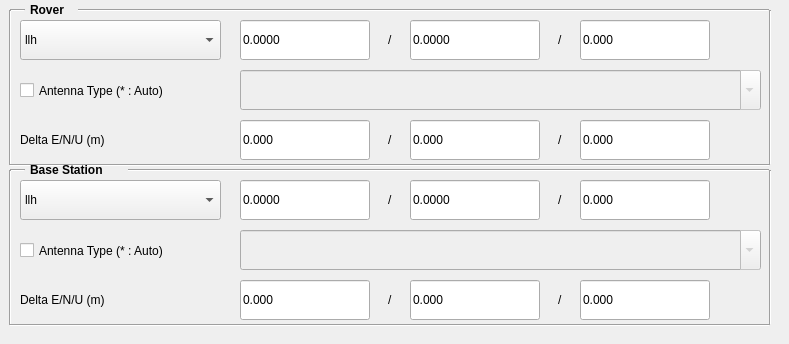
   <widget class="QWidget" name="PositionsTab">
    <attribute name="title">
     <string>Positions</string>
    </attribute>
    <widget class="QLabel" name="label_70">
     <property name="geometry">
      <rect>
       <x>30</x>
       <y>-10</y>
       <width>221</width>
       <height>40</height>
      </rect>
     </property>
     <property name="text">
      <string>&lt;html&gt;&lt;head/&gt;&lt;body&gt;&lt;p&gt;&lt;span style=&quot; font-weight:600;&quot;&gt;Rover&lt;/span&gt;&lt;/p&gt;&lt;/body&gt;&lt;/html&gt;</string>
     </property>
    </widget>
    <widget class="Line" name="line_13">
     <property name="geometry">
      <rect>
       <x>10</x>
       <y>155</y>
       <width>760</width>
       <height>20</height>
      </rect>
     </property>
     <property name="orientation">
      <enum>Qt::Horizontal</enum>
     </property>
    </widget>
    <widget class="Line" name="line_14">
     <property name="geometry">
      <rect>
       <x>760</x>
       <y>10</y>
       <width>20</width>
       <height>155</height>
      </rect>
     </property>
     <property name="orientation">
      <enum>Qt::Vertical</enum>
     </property>
    </widget>
    <widget class="Line" name="line_15">
     <property name="geometry">
      <rect>
       <x>78</x>
       <y>0</y>
       <width>691</width>
       <height>20</height>
      </rect>
     </property>
     <property name="orientation">
      <enum>Qt::Horizontal</enum>
     </property>
    </widget>
    <widget class="Line" name="line_16">
     <property name="geometry">
      <rect>
       <x>10</x>
       <y>0</y>
       <width>15</width>
       <height>20</height>
      </rect>
     </property>
     <property name="orientation">
      <enum>Qt::Horizontal</enum>
     </property>
    </widget>
    <widget class="Line" name="line_17">
     <property name="geometry">
      <rect>
       <x>0</x>
       <y>10</y>
       <width>20</width>
       <height>155</height>
      </rect>
     </property>
     <property name="orientation">
      <enum>Qt::Vertical</enum>
     </property>
    </widget>
    <widget class="QLabel" name="label_71">
     <property name="geometry">
      <rect>
       <x>30</x>
       <y>150</y>
       <width>221</width>
       <height>40</height>
      </rect>
     </property>
     <property name="text">
      <string>&lt;html&gt;&lt;head/&gt;&lt;body&gt;&lt;p&gt;&lt;span style=&quot; font-weight:600;&quot;&gt;Base Station&lt;/span&gt;&lt;/p&gt;&lt;/body&gt;&lt;/html&gt;</string>
     </property>
    </widget>
    <widget class="Line" name="line_18">
     <property name="geometry">
      <rect>
       <x>10</x>
       <y>315</y>
       <width>760</width>
       <height>20</height>
      </rect>
     </property>
     <property name="orientation">
      <enum>Qt::Horizontal</enum>
     </property>
    </widget>
    <widget class="Line" name="line_19">
     <property name="geometry">
      <rect>
       <x>760</x>
       <y>170</y>
       <width>20</width>
       <height>155</height>
      </rect>
     </property>
     <property name="orientation">
      <enum>Qt::Vertical</enum>
     </property>
    </widget>
    <widget class="Line" name="line_20">
     <property name="geometry">
      <rect>
       <x>128</x>
       <y>160</y>
       <width>641</width>
       <height>20</height>
      </rect>
     </property>
     <property name="orientation">
      <enum>Qt::Horizontal</enum>
     </property>
    </widget>
    <widget class="Line" name="line_21">
     <property name="geometry">
      <rect>
       <x>10</x>
       <y>160</y>
       <width>15</width>
       <height>20</height>
      </rect>
     </property>
     <property name="orientation">
      <enum>Qt::Horizontal</enum>
     </property>
    </widget>
    <widget class="Line" name="line_22">
     <property name="geometry">
      <rect>
       <x>0</x>
       <y>170</y>
       <width>20</width>
       <height>155</height>
      </rect>
     </property>
     <property name="orientation">
      <enum>Qt::Vertical</enum>
     </property>
    </widget>
    <widget class="QComboBox" name="RovpostypeBox">
     <property name="geometry">
      <rect>
       <x>20</x>
       <y>20</y>
       <width>201</width>
       <height>40</height>
      </rect>
     </property>
     <property name="editable">
      <bool>false</bool>
     </property>
     <property name="currentIndex">
      <number>0</number>
     </property>
     <property name="frame">
      <bool>true</bool>
     </property>
     <item>
      <property name="text">
       <string>llh</string>
      </property>
     </item>
     <item>
      <property name="text">
       <string>xyz</string>
      </property>
     </item>
     <item>
      <property name="text">
       <string>single</string>
      </property>
     </item>
     <item>
      <property name="text">
       <string>posfile</string>
      </property>
     </item>
     <item>
      <property name="text">
       <string>rinexhead</string>
      </property>
     </item>
     <item>
      <property name="text">
       <string>rtcm</string>
      </property>
     </item>
    </widget>
    <widget class="MyLineEdit" name="Rovpos1Box">
     <property name="geometry">
      <rect>
       <x>240</x>
       <y>20</y>
       <width>130</width>
       <height>40</height>
      </rect>
     </property>
     <property name="text">
      <string>0.0000</string>
     </property>
    </widget>
    <widget class="MyLineEdit" name="Rovpos2Box">
     <property name="geometry">
      <rect>
       <x>410</x>
       <y>20</y>
       <width>130</width>
       <height>40</height>
      </rect>
     </property>
     <property name="text">
      <string>0.0000</string>
     </property>
    </widget>
    <widget class="MyLineEdit" name="Rovpos3Box">
     <property name="geometry">
      <rect>
       <x>580</x>
       <y>20</y>
       <width>130</width>
       <height>40</height>
      </rect>
     </property>
     <property name="text">
      <string>0.000</string>
     </property>
    </widget>
    <widget class="QLabel" name="label_73">
     <property name="geometry">
      <rect>
       <x>388</x>
       <y>20</y>
       <width>16</width>
       <height>40</height>
      </rect>
     </property>
     <property name="text">
      <string>/</string>
     </property>
    </widget>
    <widget class="QLabel" name="label_74">
     <property name="geometry">
      <rect>
       <x>558</x>
       <y>20</y>
       <width>16</width>
       <height>40</height>
      </rect>
     </property>
     <property name="text">
      <string>/</string>
     </property>
    </widget>
    <widget class="QCheckBox" name="RovantCheckBox">
     <property name="geometry">
      <rect>
       <x>20</x>
       <y>70</y>
       <width>191</width>
       <height>41</height>
      </rect>
     </property>
     <property name="text">
      <string>Antenna Type (* : Auto)</string>
     </property>
    </widget>
    <widget class="MyComboBox" name="RovanttypeBox">
     <property name="enabled">
      <bool>false</bool>
     </property>
     <property name="geometry">
      <rect>
       <x>240</x>
       <y>70</y>
       <width>521</width>
       <height>40</height>
      </rect>
     </property>
     <property name="editable">
      <bool>true</bool>
     </property>
     <property name="currentIndex">
      <number>0</number>
     </property>
     <property name="frame">
      <bool>true</bool>
     </property>
     <item>
      <property name="text">
       <string/>
      </property>
     </item>
     <item>
      <property name="text">
       <string>*</string>
      </property>
     </item>
    </widget>
    <widget class="QLabel" name="label_75">
     <property name="geometry">
      <rect>
       <x>388</x>
       <y>120</y>
       <width>16</width>
       <height>40</height>
      </rect>
     </property>
     <property name="text">
      <string>/</string>
     </property>
    </widget>
    <widget class="MyLineEdit" name="RovantdeleBox">
     <property name="geometry">
      <rect>
       <x>240</x>
       <y>120</y>
       <width>130</width>
       <height>40</height>
      </rect>
     </property>
     <property name="text">
      <string>0.000</string>
     </property>
    </widget>
    <widget class="QLabel" name="label_76">
     <property name="geometry">
      <rect>
       <x>558</x>
       <y>120</y>
       <width>16</width>
       <height>40</height>
      </rect>
     </property>
     <property name="text">
      <string>/</string>
     </property>
    </widget>
    <widget class="MyLineEdit" name="RovantdeluBox">
     <property name="geometry">
      <rect>
       <x>580</x>
       <y>120</y>
       <width>130</width>
       <height>40</height>
      </rect>
     </property>
     <property name="text">
      <string>0.000</string>
     </property>
    </widget>
    <widget class="MyLineEdit" name="RovantdelnBox">
     <property name="geometry">
      <rect>
       <x>410</x>
       <y>120</y>
       <width>130</width>
       <height>40</height>
      </rect>
     </property>
     <property name="text">
      <string>0.000</string>
     </property>
    </widget>
    <widget class="QLabel" name="label_77">
     <property name="geometry">
      <rect>
       <x>20</x>
       <y>120</y>
       <width>240</width>
       <height>40</height>
      </rect>
     </property>
     <property name="text">
      <string>Delta E/N/U (m)</string>
     </property>
    </widget>
    <widget class="MyLineEdit" name="BsantdeleBox">
     <property name="geometry">
      <rect>
       <x>240</x>
       <y>280</y>
       <width>130</width>
       <height>40</height>
      </rect>
     </property>
     <property name="text">
      <string>0.000</string>
     </property>
    </widget>
    <widget class="QLabel" name="label_78">
     <property name="geometry">
      <rect>
       <x>20</x>
       <y>280</y>
       <width>240</width>
       <height>40</height>
      </rect>
     </property>
     <property name="text">
      <string>Delta E/N/U (m)</string>
     </property>
    </widget>
    <widget class="MyLineEdit" name="BsantdeluBox">
     <property name="geometry">
      <rect>
       <x>580</x>
       <y>280</y>
       <width>130</width>
       <height>40</height>
      </rect>
     </property>
     <property name="text">
      <string>0.000</string>
     </property>
    </widget>
    <widget class="QLabel" name="label_79">
     <property name="geometry">
      <rect>
       <x>388</x>
       <y>180</y>
       <width>16</width>
       <height>40</height>
      </rect>
     </property>
     <property name="text">
      <string>/</string>
     </property>
    </widget>
    <widget class="QLabel" name="label_80">
     <property name="geometry">
      <rect>
       <x>558</x>
       <y>280</y>
       <width>16</width>
       <height>40</height>
      </rect>
     </property>
     <property name="text">
      <string>/</string>
     </property>
    </widget>
    <widget class="MyLineEdit" name="BsantdelnBox">
     <property name="geometry">
      <rect>
       <x>410</x>
       <y>280</y>
       <width>130</width>
       <height>40</height>
      </rect>
     </property>
     <property name="text">
      <string>0.000</string>
     </property>
    </widget>
    <widget class="MyLineEdit" name="Bspos1Box">
     <property name="geometry">
      <rect>
       <x>240</x>
       <y>180</y>
       <width>130</width>
       <height>40</height>
      </rect>
     </property>
     <property name="text">
      <string>0.0000</string>
     </property>
    </widget>
    <widget class="QComboBox" name="BspostypeBox">
     <property name="geometry">
      <rect>
       <x>20</x>
       <y>180</y>
       <width>201</width>
       <height>40</height>
      </rect>
     </property>
     <property name="editable">
      <bool>false</bool>
     </property>
     <property name="currentIndex">
      <number>0</number>
     </property>
     <property name="frame">
      <bool>true</bool>
     </property>
     <item>
      <property name="text">
       <string>llh</string>
      </property>
     </item>
     <item>
      <property name="text">
       <string>xyz</string>
      </property>
     </item>
     <item>
      <property name="text">
       <string>single</string>
      </property>
     </item>
     <item>
      <property name="text">
       <string>posfile</string>
      </property>
     </item>
     <item>
      <property name="text">
       <string>rinexhead</string>
      </property>
     </item>
     <item>
      <property name="text">
       <string>rtcm</string>
      </property>
     </item>
    </widget>
    <widget class="QLabel" name="label_81">
     <property name="geometry">
      <rect>
       <x>558</x>
       <y>180</y>
       <width>16</width>
       <height>40</height>
      </rect>
     </property>
     <property name="text">
      <string>/</string>
     </property>
    </widget>
    <widget class="MyLineEdit" name="Bspos3Box">
     <property name="geometry">
      <rect>
       <x>580</x>
       <y>180</y>
       <width>130</width>
       <height>40</height>
      </rect>
     </property>
     <property name="text">
      <string>0.000</string>
     </property>
    </widget>
    <widget class="QLabel" name="label_82">
     <property name="geometry">
      <rect>
       <x>388</x>
       <y>280</y>
       <width>16</width>
       <height>40</height>
      </rect>
     </property>
     <property name="text">
      <string>/</string>
     </property>
    </widget>
    <widget class="MyLineEdit" name="Bspos2Box">
     <property name="geometry">
      <rect>
       <x>410</x>
       <y>180</y>
       <width>130</width>
       <height>40</height>
      </rect>
     </property>
     <property name="text">
      <string>0.0000</string>
     </property>
    </widget>
    <widget class="MyComboBox" name="BsanttypeBox">
     <property name="enabled">
      <bool>false</bool>
     </property>
     <property name="geometry">
      <rect>
       <x>240</x>
       <y>230</y>
       <width>521</width>
       <height>40</height>
      </rect>
     </property>
     <property name="editable">
      <bool>true</bool>
     </property>
     <property name="currentIndex">
      <number>0</number>
     </property>
     <property name="frame">
      <bool>true</bool>
     </property>
     <item>
      <property name="text">
       <string/>
      </property>
     </item>
     <item>
      <property name="text">
       <string>*</string>
      </property>
     </item>
    </widget>
    <widget class="QCheckBox" name="BsantCheckBox">
     <property name="geometry">
      <rect>
       <x>20</x>
       <y>230</y>
       <width>191</width>
       <height>41</height>
      </rect>
     </property>
     <property name="text">
      <string>Antenna Type (* : Auto)</string>
     </property>
    </widget>
   </widget>
